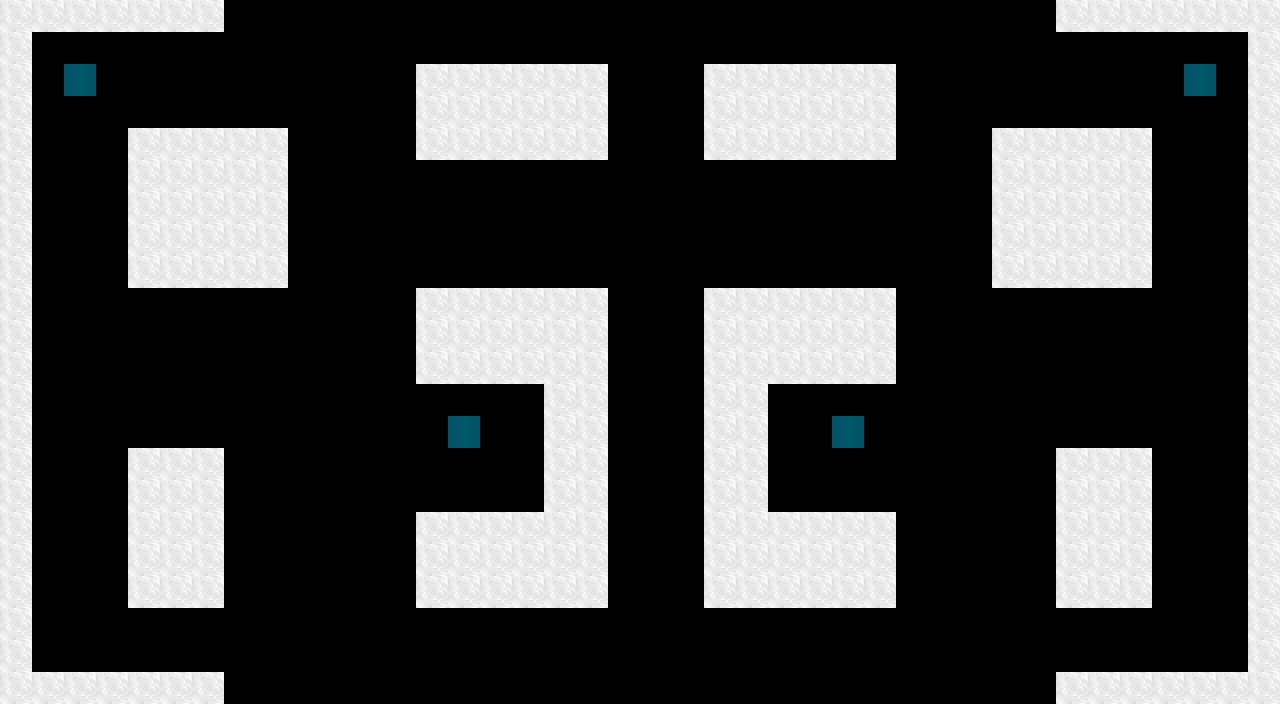

Below is a game level as drawn by its tile map, then a one-line description and the .tmx that defines it (tile-layer data replaced by summaries):
An orthogonal 40x22 tile map with 32x32 px tiles, 2 tile layers (walls, spawn-points).

<map version="1.0" orientation="orthogonal" renderorder="right-down" width="40" height="22" tilewidth="32" tileheight="32" nextobjectid="1">
 <tileset firstgid="1" source="tileset.tsx" />
 <layer name="walls" width="40" height="22">
  <data>[880 cells, 272 non-empty, 1 distinct tile ids]</data>
 </layer>
 <layer name="spawn-points" width="40" height="22">
  <data>[880 cells, 4 non-empty, 1 distinct tile ids]</data>
 </layer>
</map>
